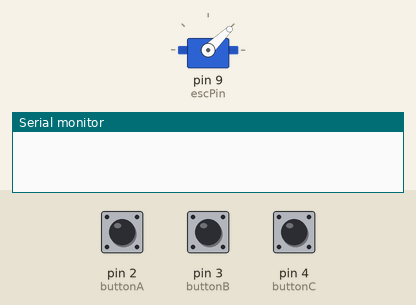
Bench run of a sketch on a simulated Arduino Uno, built with avr-gcc and run on an emulated ATmega328P. Parts: servo, the last lines printed to the serial monitor. Inputs (shaded band) come from the test bench; at power-on: pin 2 (buttonA) HIGH, pin 3 (buttonB) HIGH, pin 4 (buttonC) HIGH.

Above: at 1.2 s.
1.3 s: pin 2 (buttonA) pulled LOW for 0.15 s
At 2.5 s:
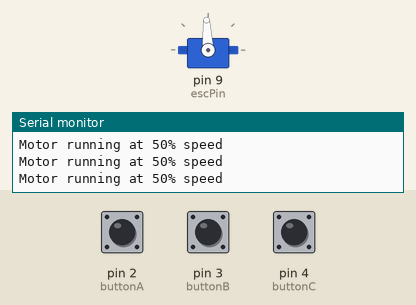
2.9 s: pin 3 (buttonB) pulled LOW for 0.15 s
At 3.9 s:
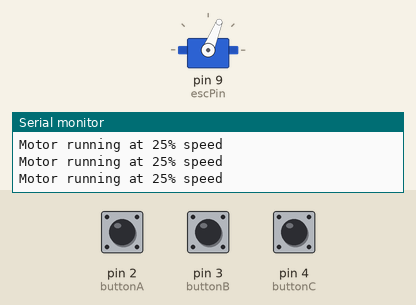
4.5 s: pin 4 (buttonC) pulled LOW for 0.15 s
At 5.1 s:
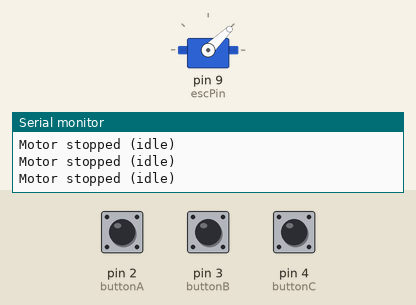
6.1 s: pin 2 (buttonA) pulled LOW for 1 s
At 7.5 s:
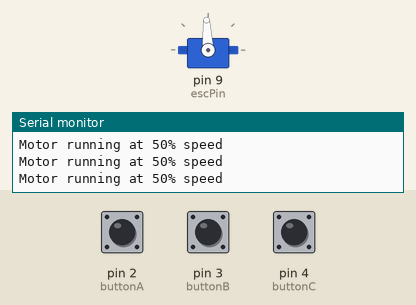
8.6 s: pin 3 (buttonB) pulled LOW for 1 s
At 9.4 s:
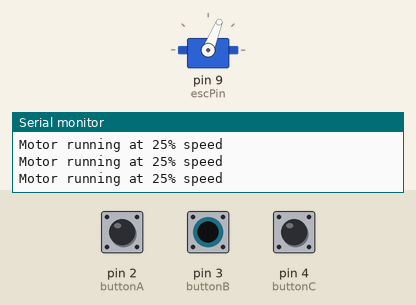
11.1 s: pin 2 (buttonA) driven LOW and pin 3 (buttonB) driven LOW
At 12.5 s:
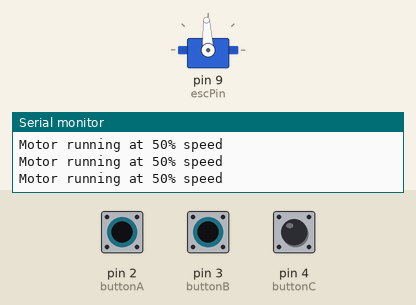
Timing chart, 0 to 14.1 s (numbered marks = the images above; inputs shaded):
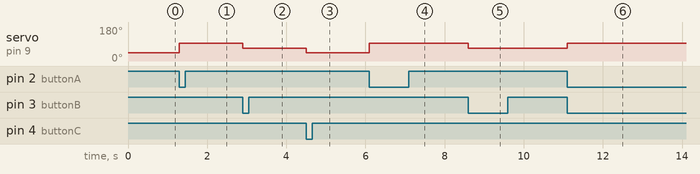

Measured:
- after the input at 1.3 s, servo on pin 9 (escPin): 44° → 93° at once
- after the input at 2.9 s, servo on pin 9 (escPin): 93° → 68° at once
- after the input at 4.5 s, servo on pin 9 (escPin): 68° → 44° at once
- after the input at 6.1 s, servo on pin 9 (escPin): 44° → 93° at once
- after the input at 8.6 s, servo on pin 9 (escPin): 93° → 68° at once
- after the input at 11.1 s, servo on pin 9 (escPin): 68° → 93° at once

The sketch:

BLDC_Button_Control_1.ino
```cpp
#include <Servo.h>

// Define pins
const int buttonA = 2; // Button A pin
const int buttonB = 3; // Button B pin
const int buttonC = 4; // Button C pin
const int escPin = 9;  // ESC signal pin

// Timing and state variables
unsigned long motorStartTime = 0; // Stores the time the motor started
unsigned long runDuration = 0;    // Stores the motor run duration
bool motorRunning = false;        // Motor state

Servo esc; // Create Servo object for ESC

void setup() {
  // Initialize Serial (optional for debugging)
  Serial.begin(9600);

  // Set button pins as inputs with pull-up resistors
  pinMode(buttonA, INPUT_PULLUP);
  pinMode(buttonB, INPUT_PULLUP);
  pinMode(buttonC, INPUT_PULLUP);

  // Attach ESC to signal pin
  esc.attach(escPin);
  esc.writeMicroseconds(1000); // Initialize ESC to idle
}

void loop() {
  // Read button states
  if (digitalRead(buttonA) == LOW) {
    runMotor(50, 25000); // 50% speed for 25 seconds
  } else if (digitalRead(buttonB) == LOW) {
    runMotor(25, 30000); // 25% speed for 30 seconds
  } else if (digitalRead(buttonC) == LOW) {
    stopMotor(); // Stop the motor (idle)
  }

  // Check if motor should return to idle
  if (motorRunning && millis() - motorStartTime >= runDuration) {
    stopMotor();
  }
}

// Function to run the motor at a given speed and duration
void runMotor(int speedPercent, unsigned long duration) {
  int pwmSignal = map(speedPercent, 0, 100, 1000, 2000); // Map speed to PWM range
  esc.writeMicroseconds(pwmSignal); // Set ESC speed
  motorStartTime = millis(); // Record start time
  runDuration = duration;    // Set run duration
  motorRunning = true;       // Set motor state
  Serial.print("Motor running at ");
  Serial.print(speedPercent);
  Serial.println("% speed");
}

// Function to stop the motor
void stopMotor() {
  esc.writeMicroseconds(1000); // Set ESC to idle (1000 µs)
  motorRunning = false;        // Set motor state
  Serial.println("Motor stopped (idle)");
}
```
